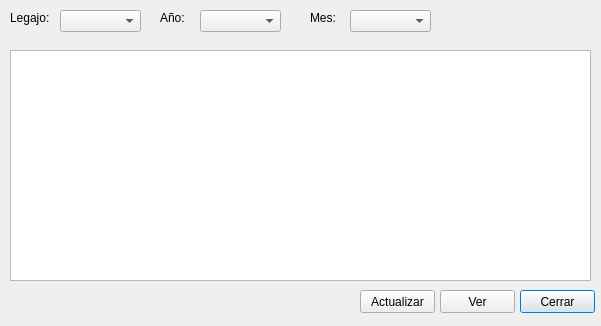
<?xml version="1.0" encoding="UTF-8"?>
<ui version="4.0">
 <class>frm_lista_rembruta</class>
 <widget class="QDialog" name="frm_lista_rembruta">
  <property name="geometry">
   <rect>
    <x>0</x>
    <y>0</y>
    <width>601</width>
    <height>326</height>
   </rect>
  </property>
  <property name="windowTitle">
   <string>Listado de remuneraciones brutas</string>
  </property>
  <widget class="QTableWidget" name="tw_empleados">
   <property name="geometry">
    <rect>
     <x>10</x>
     <y>50</y>
     <width>581</width>
     <height>231</height>
    </rect>
   </property>
  </widget>
  <widget class="QPushButton" name="btn_cerrar">
   <property name="geometry">
    <rect>
     <x>520</x>
     <y>290</y>
     <width>75</width>
     <height>23</height>
    </rect>
   </property>
   <property name="text">
    <string>Cerrar</string>
   </property>
  </widget>
  <widget class="QPushButton" name="btn_ver">
   <property name="geometry">
    <rect>
     <x>440</x>
     <y>290</y>
     <width>75</width>
     <height>23</height>
    </rect>
   </property>
   <property name="text">
    <string>Ver</string>
   </property>
  </widget>
  <widget class="QLabel" name="lbl_0">
   <property name="geometry">
    <rect>
     <x>10</x>
     <y>10</y>
     <width>41</width>
     <height>16</height>
    </rect>
   </property>
   <property name="text">
    <string>Legajo:</string>
   </property>
  </widget>
  <widget class="QComboBox" name="cmb_legajo">
   <property name="geometry">
    <rect>
     <x>60</x>
     <y>10</y>
     <width>81</width>
     <height>22</height>
    </rect>
   </property>
  </widget>
  <widget class="QLabel" name="lbl_1">
   <property name="geometry">
    <rect>
     <x>160</x>
     <y>10</y>
     <width>41</width>
     <height>16</height>
    </rect>
   </property>
   <property name="text">
    <string>Año:</string>
   </property>
  </widget>
  <widget class="QComboBox" name="cmb_year">
   <property name="geometry">
    <rect>
     <x>200</x>
     <y>10</y>
     <width>81</width>
     <height>22</height>
    </rect>
   </property>
  </widget>
  <widget class="QComboBox" name="cmb_mes">
   <property name="geometry">
    <rect>
     <x>350</x>
     <y>10</y>
     <width>81</width>
     <height>22</height>
    </rect>
   </property>
  </widget>
  <widget class="QLabel" name="lbl_2">
   <property name="geometry">
    <rect>
     <x>310</x>
     <y>10</y>
     <width>41</width>
     <height>16</height>
    </rect>
   </property>
   <property name="text">
    <string>Mes:</string>
   </property>
  </widget>
  <widget class="QPushButton" name="btn_actualizar">
   <property name="geometry">
    <rect>
     <x>360</x>
     <y>290</y>
     <width>75</width>
     <height>23</height>
    </rect>
   </property>
   <property name="text">
    <string>Actualizar</string>
   </property>
  </widget>
 </widget>
 <resources/>
 <connections/>
</ui>
